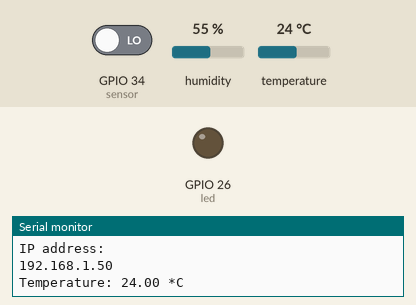
Recording of a sketch running on a simulated ESP32. Shown: output pins drawn as LEDs (lit = HIGH), the last lines printed to the serial monitor. The inputs (shaded band) are chosen by the test bench; at power-on: GPIO 34 (sensor) LOW, humidity 55 %, temperature 24 °C. WiFi joins after 1.5 s; servers stay silent unless stated.

Above: at 3.2 s.
3.3 s: GPIO 34 (sensor) driven HIGH
At 8.4 s:
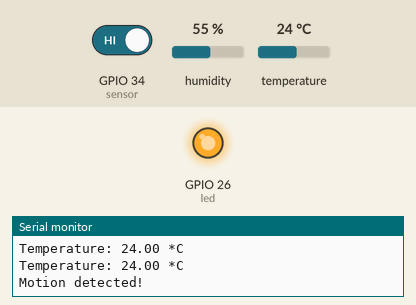
9.4 s: GPIO 34 (sensor) driven LOW
At 14.0 s:
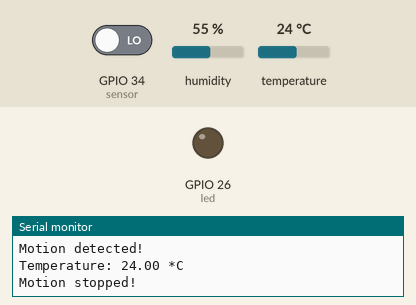
Timing chart, 0 to 15.5 s (numbered marks = the images above; inputs shaded):
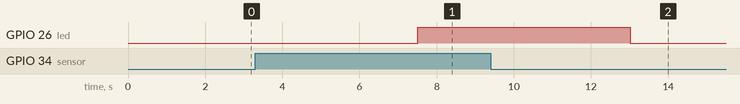

The sketch:

main.ino
```cpp
#include <Arduino.h>
#include <HTTPClient.h>
#include "DHT.h"
#include <WiFi.h>
#include <WiFiMulti.h>

#define DHTTYPE DHT22
#define DHTPIN 14

WiFiMulti WiFiMulti;
DHT dht(DHTPIN, DHTTYPE);   //   DHT11 DHT21 DHT22

byte mac[] = {0};
String host = "http://arduino.moulmandev.fr";
String adresseMac = "";


int led = 26;                // the pin that the LED is atteched to
int sensor = 34;              // the pin that the sensor is atteched to
int state = LOW;             // by default, no motion detected
int val = 0;                 // variable to store the sensor status (value)

void setup() {
  Serial.begin(9600);        // initialize serial

  // We start by connecting to a WiFi network
  WiFiMulti.addAP("tKi", "12345678");

  Serial.println();
  Serial.println();
  Serial.print("Waiting for WiFi... ");


  while(WiFiMulti.run() != WL_CONNECTED) {
      Serial.print(".");
      delay(500);
  }

  Serial.println("");
  Serial.println("WiFi connected");
  Serial.println("IP address: ");
  Serial.println(WiFi.localIP());

  WiFi.macAddress(mac);

  String result = "";
  String hexstring = "";

  for(int i = 0; i < 6; i++) {
    if(mac[i] < 0x10) {
      hexstring += '0';
    }

    hexstring += String(mac[i], HEX);
  }
  adresseMac = HexString2ASCIIString(hexstring);


  delay(500);

  pinMode(led, OUTPUT);      // initalize LED as an output
  pinMode(sensor, INPUT);    // initialize sensor as an input

  dht.begin();


}

void loop(){
  float temp = dht.readTemperature(false);


  Serial.print("Temperature: ");
  Serial.print(temp);
  Serial.println(" *C");

  val = digitalRead(sensor);   // read sensor value
  if (val == HIGH) {           // check if the sensor is HIGH
    digitalWrite(led, HIGH);   // turn LED ON
    delay(500);                // delay 100 milliseconds

    if (state == LOW) {
      Serial.println("Motion detected!");
      state = HIGH;       // update variable state to HIGH
    }
  }
  else {
      digitalWrite(led, LOW); // turn LED OFF
      delay(500);             // delay 200 milliseconds

      if (state == HIGH){
        Serial.println("Motion stopped!");
        state = LOW;       // update variable state to LOW
    }
  }


    delay(5000);
}

String HexString2ASCIIString(String hexstring) {
  String temp = "", sub = "", result;
  char buf[3];
  for(int i = 0; i < hexstring.length(); i += 2){
    sub = hexstring.substring(i, i+2);
    sub.toCharArray(buf, 3);
    char b = (char)strtol(buf, 0, 16);
    if(b == '\0')
      break;
    temp += b;
  }
  return temp;
}

void sendTemp() {
  if((WiFiMulti.run() == WL_CONNECTED)) {
    HTTPClient http;
    http.begin((String) host + "/setAmbianteTemperature?adresseMac=" + adresseMac);
    int httpCode = http.GET();

    if(httpCode > 0) {
      Serial.printf("[HTTP] GET... code: %d\n", httpCode);
      if(httpCode == HTTP_CODE_OK) {
          String payload = http.getString();
          Serial.println(payload);
      }
    } else {
      Serial.printf("[HTTP] GET... failed, error: %s\n", http.errorToString(httpCode).c_str());
    }

    http.end();
    }
}
```

Measured:
- after the input at 3.3 s, GPIO 26 (led): LOW → HIGH after 4.2 s
- after the input at 9.4 s, GPIO 26 (led): HIGH → LOW after 3.6 s
